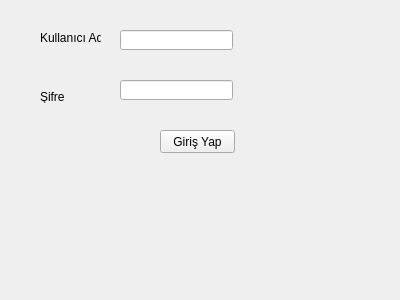
<?xml version="1.0" encoding="UTF-8"?>
<ui version="4.0">
 <class>Form</class>
 <widget class="QWidget" name="Form">
  <property name="geometry">
   <rect>
    <x>0</x>
    <y>0</y>
    <width>400</width>
    <height>300</height>
   </rect>
  </property>
  <property name="windowTitle">
   <string>Form</string>
  </property>
  <widget class="QLabel" name="label_kullaniciadi">
   <property name="geometry">
    <rect>
     <x>40</x>
     <y>30</y>
     <width>61</width>
     <height>16</height>
    </rect>
   </property>
   <property name="text">
    <string>Kullanıcı Adı</string>
   </property>
  </widget>
  <widget class="QLabel" name="label_password">
   <property name="geometry">
    <rect>
     <x>40</x>
     <y>90</y>
     <width>47</width>
     <height>13</height>
    </rect>
   </property>
   <property name="text">
    <string>Şifre</string>
   </property>
  </widget>
  <widget class="QLineEdit" name="lineEdit_password">
   <property name="geometry">
    <rect>
     <x>120</x>
     <y>80</y>
     <width>113</width>
     <height>20</height>
    </rect>
   </property>
  </widget>
  <widget class="QLineEdit" name="lineEdit_kullaniciAdi">
   <property name="geometry">
    <rect>
     <x>120</x>
     <y>30</y>
     <width>113</width>
     <height>20</height>
    </rect>
   </property>
  </widget>
  <widget class="QPushButton" name="pushButton_giris">
   <property name="geometry">
    <rect>
     <x>160</x>
     <y>130</y>
     <width>75</width>
     <height>23</height>
    </rect>
   </property>
   <property name="text">
    <string>Giriş Yap</string>
   </property>
  </widget>
 </widget>
 <resources/>
 <connections/>
</ui>
